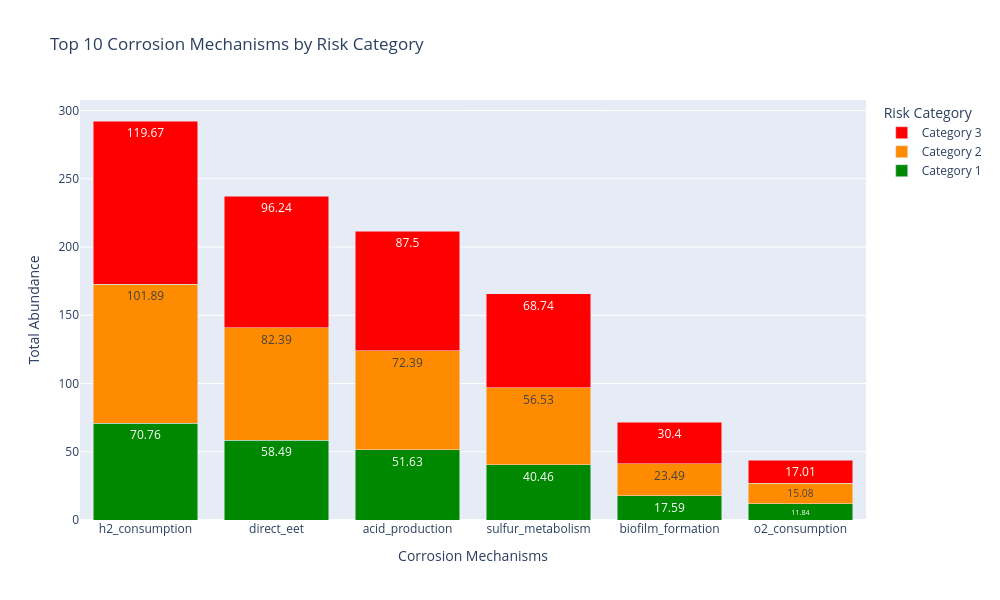

This figure's notebook cell:
### Markdown cell above
### Mechanism Distribution across Risk Category

### Code cell
def plot_mechanism_distribution(prioritized_markers):
    """
    Creates stacked bar charts showing mechanism distribution across risk categories.
    """
    # Define colors and categories
    category_colors = {
        1: '#008800',  # Dark green - Normal Operation
        2: '#FF8C00',  # Dark orange - Early Warning
        3: '#FF0000'   # Red - System Failure
    }

    categories_labels = {
        1: 'Normal Operation',
        2: 'Early Warning',
        3: 'System Failure'
    }

    # Process mechanism data
    mech_data = []

    for _, row in prioritized_markers.iterrows():
        if isinstance(row['corrosion_mechanisms'], str) and row['corrosion_mechanisms']:
            mechanisms = [m.strip() for m in row['corrosion_mechanisms'].split(';')]
            for mech in mechanisms:
                mech_data.append({
                    'corrosion_mechanisms': mech,
                    'Category 1': row['mean_cat1'],
                    'Category 2': row['mean_cat2'],
                    'Category 3': row['mean_cat3']
                })

    # Convert to DataFrame
    mech_df = pd.DataFrame(mech_data)

    # Group by mechanism
    grouped = mech_df.groupby('corrosion_mechanisms').agg({
        'Category 1': 'sum',
        'Category 2': 'sum',
        'Category 3': 'sum'
    }).reset_index()

    # Calculate total abundance and sort
    grouped['total'] = grouped['Category 1'] + grouped['Category 2'] + grouped['Category 3']
    grouped = grouped.sort_values('total', ascending=False).head(10)

    # Prepare data for stacked bar chart
    data = []

    for category, color in zip(['Category 1', 'Category 2', 'Category 3'], category_colors.values()):
        data.append(
            go.Bar(
                name=category,
                x=grouped['corrosion_mechanisms'],
                y=grouped[category],
                text=grouped[category].round(2),
                textposition='auto',
                marker_color=color
            )
        )

    # Create figure
    fig = go.Figure(data=data)

    # Update layout
    fig.update_layout(
        barmode='stack',
        title='Top 10 Corrosion Mechanisms by Risk Category',
        xaxis_title='Corrosion Mechanisms',
        yaxis_title='Total Abundance',
        legend_title='Risk Category',
        hovermode='x',
        height=600,
        width=1000
    )

    return fig
    plt.show()

plot_mechanism_distribution(top_markers)

### Figure 1 — Plotly figure (JSON) as saved in the notebook; plotly's stock layout.template omitted (floating-point values rounded to 4 significant figures)
{"data": [{"marker": {"color": "#008800"}, "name": "Category 1", "text": [70.76, 58.49, 51.63, 40.46, 17.59, 11.84], "textposition": "auto", "type": "bar", "x": ["h2_consumption", "direct_eet", "acid_production", "sulfur_metabolism", "biofilm_formation", "o2_consumption"], "y": [70.76, 58.49, 51.63, 40.46, 17.59, 11.84]}, {"marker": {"color": "#FF8C00"}, "name": "Category 2", "text": [101.9, 82.39, 72.39, 56.53, 23.49, 15.08], "textposition": "auto", "type": "bar", "x": ["h2_consumption", "direct_eet", "acid_production", "sulfur_metabolism", "biofilm_formation", "o2_consumption"], "y": [101.9, 82.39, 72.39, 56.53, 23.49, 15.08]}, {"marker": {"color": "#FF0000"}, "name": "Category 3", "text": [119.7, 96.24, 87.5, 68.74, 30.4, 17.01], "textposition": "auto", "type": "bar", "x": ["h2_consumption", "direct_eet", "acid_production", "sulfur_metabolism", "biofilm_formation", "o2_consumption"], "y": [119.7, 96.24, 87.5, 68.74, 30.4, 17.01]}], "layout": {"barmode": "stack", "height": 600, "hovermode": "x", "legend": {"title": {"text": "Risk Category"}}, "title": {"text": "Top 10 Corrosion Mechanisms by Risk Category"}, "width": 1000, "xaxis": {"title": {"text": "Corrosion Mechanisms"}}, "yaxis": {"title": {"text": "Total Abundance"}}}}
